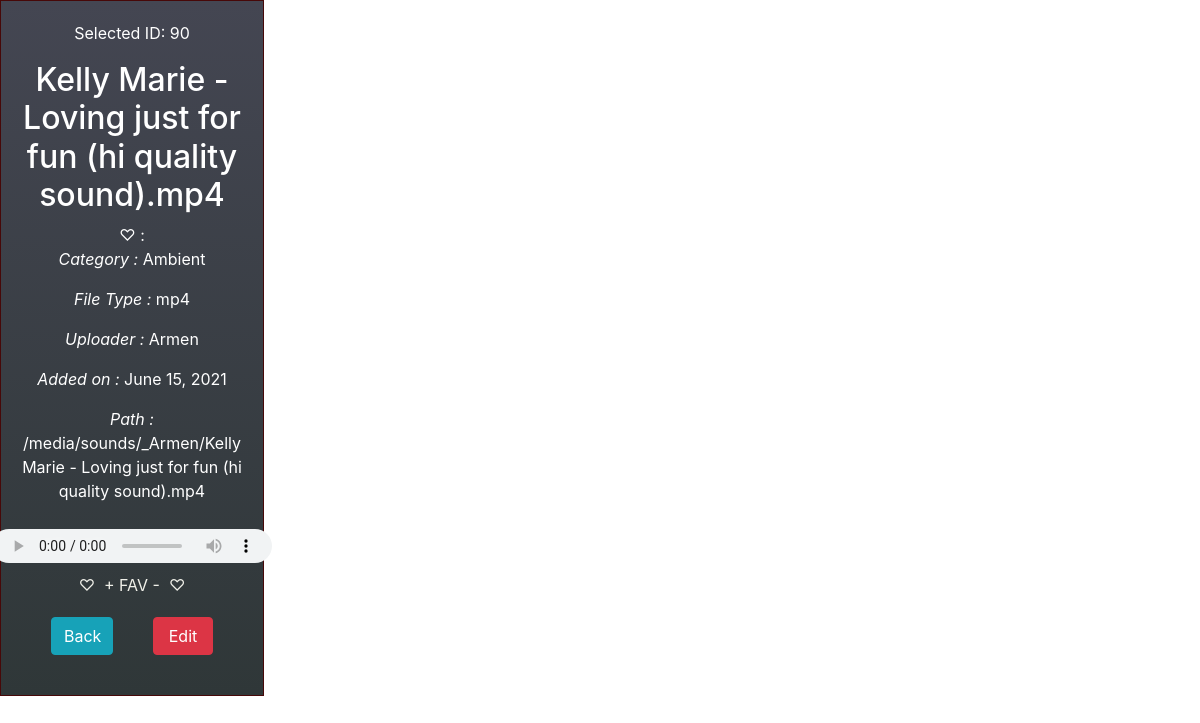
Screenshot of /sounds/90/details (signed in) with the database file from the repository.
### upload/models.py (models this page shows, shortened)
class Sound(models.Model):
    title = models.CharField(max_length=255)
    category = models.ForeignKey(Category, on_delete=models.CASCADE)
    created_at = models.DateField(auto_now_add=True)
    created_by = models.ForeignKey(User, related_name="sounds_created",on_delete=models.CASCADE,)
    def get_upload_path(instance, filename): #creates a dynamic file path
        extension = filename.split('.')[-1]
        new_filename = filename
        return '/'.join(["_"+ instance.created_by.first_name, new_filename])
    soundfile = models.FileField(upload_to  = get_upload_path, #should change soundfile to upload (more general)
    storage = CustomStorage(),#added so Django doesn do its _name (the get_valid_filename) thing new custom class Storage overrides this
    null=True, blank=True, verbose_name = "")
    fans = models.ManyToManyField(User, related_name='faves')
    def extension(self): #gets the extension
        title, extension = os.path.splitext(self.soundfile.name)
        return extension.replace(".","")
    objects = SoundManager() #added
    def __str__(self):
        return str(self.soundfile.name) #was am jor bug 8.25.2020

class Category(models.Model):
    title = models.CharField(max_length=55)
    slug = models.SlugField(max_length=128)
    objects = CatManager() #added
    def __str__(self):
        return self.title

### login_app/models.py (models this page shows)
class User(models.Model):
    first_name = models.CharField(max_length=255)
    last_name = models.CharField(max_length=255)
    email = models.EmailField(max_length=254)
    password = models.CharField(max_length=254)
    updated_at = models.DateTimeField(auto_now=True)
    created_at = models.DateTimeField(auto_now_add=True)
    objects = UserManager() #added

### upload/views.py (the view)
# urls.py: path('sounds/<int:id>/details', views.details),
def details(request, id):
    logged_user = User.objects.get(id=request.session['logged_user'])
    the_sound = Sound.objects.get(id=id)
    soundfile = the_sound
    print(the_sound.__dict__)
    print(the_sound.fans)
    print("The file is",the_sound)
    context = {
        'sound':the_sound,
        'soundfile': soundfile,
        'logged_user':logged_user,
    }
    return render(request, 'details.html', context)

### upload/templates/details.html (shortened to what this page needs)
{% extends 'sounds.html'%}
{% block content %}
{% load static %}
<div class="partition">
    <p>Selected ID: {{sound.id}}</p>
    <h2>{{sound.title}}</h2>
    ♡ :
    <p><em>Category :</em> {{sound.category}}</p>
    <p><em>File Type :</em> {{sound.extension.lower}}</p>
    <p><em>Uploader :</em> {{sound.created_by.first_name}}</p>
    <p><em>Added on :</em> {{sound.created_at}}</p>
    <p><em>Path : </em>{{ MEDIA_URL }}{{sound}}</p>
    <audio controls class='player'>
        <source src='{{ MEDIA_URL }}{{ sound }}' type='audio/ogg'>
        <source src='{{ MEDIA_URL }}{{ sound }}' type='audio/mpeg'>
    </audio>
    <a class="flashy" href="/sounds/{{sound.id}}/fav">♡&nbsp;&nbsp;+ FAV -&nbsp;&nbsp;♡</a>
    <div class="form-line">
        <a class="btn btn-info normal_butt" href="/home">Back</a>
        <a class="btn btn-danger normal_butt" href="/sounds/{{sound.id}}/entry_edit">Edit</a>
    </div>
</div>
{% endblock%}

### upload/static/css/style.css (style rules this page uses)
.partition { border: 1px solid rgb(71, 8, 8); max-width: 22%; text-align: center; padding: .5em; margin: 0px; background: -webkit-linear-gradient(bottom, #2f3738, #444652); display: flex; flex-direction: column; padding:20px; color:white; }
.form-line { display: flex; justify-content: space-between; margin:10px; }
.normal_butt { min-width:60px; max-width:80px; margin:10px 20px 10px 20px; display:flex; justify-content: space-between; }
.player { padding: 10px; align-self: center; }
.flashy { color:rgb(240, 240, 233); }

### rows the page displays
Sound: id "90", title "Kelly Marie - Loving just for fun (hi quality sound).mp4", category "Ambient", extension "mp4", created_by.first_name "Armen", created_at "June 15, 2021", soundfile "_Armen/Kelly Marie - Loving just for fun (hi quality sound).mp4"

### other values shown
{{ MEDIA_URL }} "/media/sounds/"
